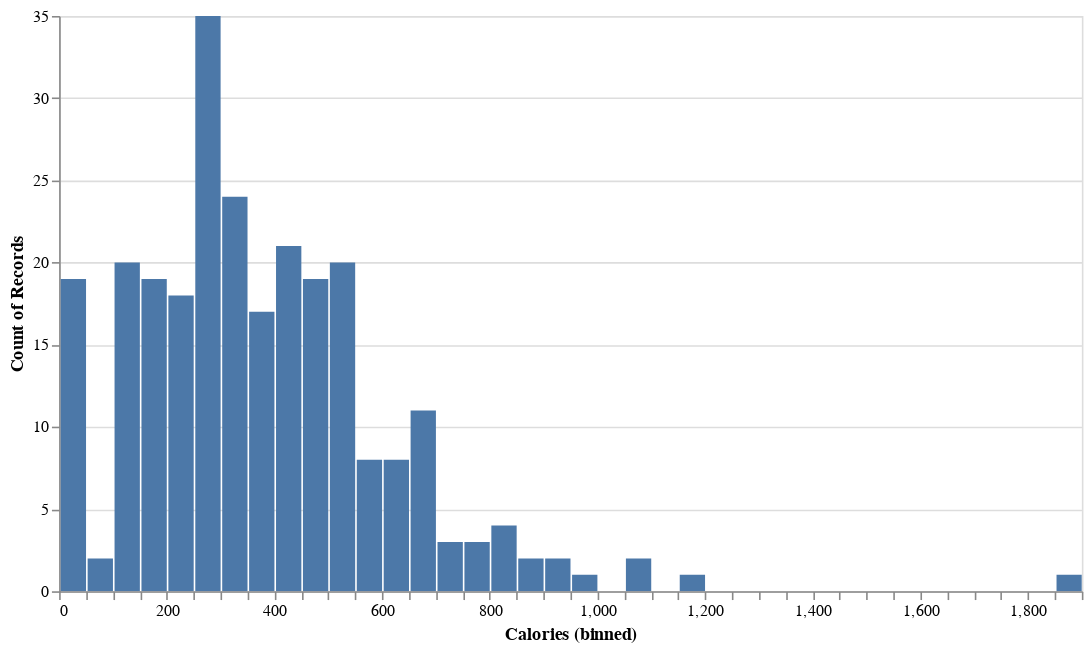

Here is the notebook cell this chart was saved with:
### Markdown cell above
## Calorie distribution

### Code cell
dist_col = "Calories"
bin_len = 50
height=360
width=640

alt_bin = alt.Bin(step=bin_len)
chart = alt.Chart(data).mark_bar().encode(x=alt.X("%s:Q" % (dist_col), bin=alt_bin),y='count()')
chart = chart.properties(height=height,width=width).interactive()

chart.display()

### Figure 1 — Vega-Lite specification as saved in the notebook (floating-point values rounded to 4 significant figures; data arrays with more than 128 entries replaced by an {"elided": "..."} marker saying what was removed)
{"config": {"view": {"continuousWidth": 400, "continuousHeight": 300}}, "data": {"name": "data-a360ffbb61831f1bb4b9ad76deb73333"}, "mark": "bar", "encoding": {"x": {"type": "quantitative", "bin": {"step": 50}, "field": "Calories"}, "y": {"type": "quantitative", "aggregate": "count"}}, "height": 360, "selection": {"selector007": {"type": "interval", "bind": "scales", "encodings": ["x", "y"]}}, "width": 640, "$schema": "https://vega.github.io/schema/vega-lite/v4.8.1.json", "datasets": {"data-a360ffbb61831f1bb4b9ad76deb73333": {"elided": "260 records"}}}
